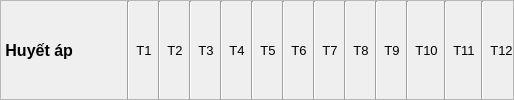
               <widget class="QFrame" name="frame_17">
                <property name="styleSheet">
                 <string notr="true">#frame_17{
border: 1px solid #ccc
}</string>
                </property>
                <property name="frameShape">
                 <enum>QFrame::StyledPanel</enum>
                </property>
                <property name="frameShadow">
                 <enum>QFrame::Raised</enum>
                </property>
                <layout class="QHBoxLayout" name="horizontalLayout_10">
                 <property name="leftMargin">
                  <number>0</number>
                 </property>
                 <property name="topMargin">
                  <number>0</number>
                 </property>
                 <property name="rightMargin">
                  <number>0</number>
                 </property>
                 <property name="bottomMargin">
                  <number>0</number>
                 </property>
                 <item>
                  <widget class="QLabel" name="label_122">
                   <property name="minimumSize">
                    <size>
                     <width>120</width>
                     <height>0</height>
                    </size>
                   </property>
                   <property name="maximumSize">
                    <size>
                     <width>120</width>
                     <height>16777215</height>
                    </size>
                   </property>
                   <property name="font">
                    <font>
                     <pointsize>12</pointsize>
                     <weight>75</weight>
                     <bold>true</bold>
                    </font>
                   </property>
                   <property name="text">
                    <string> Huyết áp</string>
                   </property>
                  </widget>
                 </item>
                 <item>
                  <widget class="Line" name="line_37">
                   <property name="orientation">
                    <enum>Qt::Vertical</enum>
                   </property>
                  </widget>
                 </item>
                 <item>
                  <widget class="QLabel" name="lbHA1">
                   <property name="font">
                    <font>
                     <pointsize>10</pointsize>
                    </font>
                   </property>
                   <property name="text">
                    <string>T1</string>
                   </property>
                   <property name="alignment">
                    <set>Qt::AlignCenter</set>
                   </property>
                  </widget>
                 </item>
                 <item>
                  <widget class="Line" name="line_38">
                   <property name="orientation">
                    <enum>Qt::Vertical</enum>
                   </property>
                  </widget>
                 </item>
                 <item>
                  <widget class="QLabel" name="lbHA2">
                   <property name="font">
                    <font>
                     <pointsize>10</pointsize>
                    </font>
                   </property>
                   <property name="text">
                    <string>T2</string>
                   </property>
                   <property name="alignment">
                    <set>Qt::AlignCenter</set>
                   </property>
                  </widget>
                 </item>
                 <item>
                  <widget class="Line" name="line_39">
                   <property name="orientation">
                    <enum>Qt::Vertical</enum>
                   </property>
                  </widget>
                 </item>
                 <item>
                  <widget class="QLabel" name="lbHA3">
                   <property name="font">
                    <font>
                     <pointsize>10</pointsize>
                    </font>
                   </property>
                   <property name="text">
                    <string>T3</string>
                   </property>
                   <property name="alignment">
                    <set>Qt::AlignCenter</set>
                   </property>
                  </widget>
                 </item>
                 <item>
                  <widget class="Line" name="line_40">
                   <property name="orientation">
                    <enum>Qt::Vertical</enum>
                   </property>
                  </widget>
                 </item>
                 <item>
                  <widget class="QLabel" name="lbHA4">
                   <property name="font">
                    <font>
                     <pointsize>10</pointsize>
                    </font>
                   </property>
                   <property name="text">
                    <string>T4</string>
                   </property>
                   <property name="alignment">
                    <set>Qt::AlignCenter</set>
                   </property>
                  </widget>
                 </item>
                 <item>
                  <widget class="Line" name="line_41">
                   <property name="orientation">
                    <enum>Qt::Vertical</enum>
                   </property>
                  </widget>
                 </item>
                 <item>
                  <widget class="QLabel" name="lbHA5">
                   <property name="font">
                    <font>
                     <pointsize>10</pointsize>
                    </font>
                   </property>
                   <property name="text">
                    <string>T5</string>
                   </property>
                   <property name="alignment">
                    <set>Qt::AlignCenter</set>
                   </property>
                  </widget>
                 </item>
                 <item>
                  <widget class="Line" name="line_42">
                   <property name="orientation">
                    <enum>Qt::Vertical</enum>
                   </property>
                  </widget>
                 </item>
                 <item>
                  <widget class="QLabel" name="lbHA6">
                   <property name="font">
                    <font>
                     <pointsize>10</pointsize>
                    </font>
                   </property>
                   <property name="text">
                    <string>T6</string>
                   </property>
                   <property name="alignment">
                    <set>Qt::AlignCenter</set>
                   </property>
                  </widget>
                 </item>
                 <item>
                  <widget class="Line" name="line_43">
                   <property name="orientation">
                    <enum>Qt::Vertical</enum>
                   </property>
                  </widget>
                 </item>
                 <item>
                  <widget class="QLabel" name="lbHA7">
                   <property name="font">
                    <font>
                     <pointsize>10</pointsize>
                    </font>
                   </property>
                   <property name="text">
                    <string>T7</string>
                   </property>
                   <property name="alignment">
                    <set>Qt::AlignCenter</set>
                   </property>
                  </widget>
                 </item>
                 <item>
                  <widget class="Line" name="line_44">
                   <property name="orientation">
                    <enum>Qt::Vertical</enum>
                   </property>
                  </widget>
                 </item>
                 <item>
                  <widget class="QLabel" name="lbHA8">
                   <property name="font">
                    <font>
                     <pointsize>10</pointsize>
                    </font>
                   </property>
                   <property name="text">
                    <string>T8</string>
                   </property>
                   <property name="alignment">
                    <set>Qt::AlignCenter</set>
                   </property>
                  </widget>
                 </item>
                 <item>
                  <widget class="Line" name="line_45">
                   <property name="orientation">
                    <enum>Qt::Vertical</enum>
                   </property>
                  </widget>
                 </item>
                 <item>
                  <widget class="QLabel" name="lbHA9">
                   <property name="font">
                    <font>
                     <pointsize>10</pointsize>
                    </font>
                   </property>
                   <property name="text">
                    <string>T9</string>
                   </property>
                   <property name="alignment">
                    <set>Qt::AlignCenter</set>
                   </property>
                  </widget>
                 </item>
                 <item>
                  <widget class="Line" name="line_46">
                   <property name="orientation">
                    <enum>Qt::Vertical</enum>
                   </property>
                  </widget>
                 </item>
                 <item>
                  <widget class="QLabel" name="lbHA10">
                   <property name="font">
                    <font>
                     <pointsize>10</pointsize>
                    </font>
                   </property>
                   <property name="text">
                    <string>T10</string>
                   </property>
                   <property name="alignment">
                    <set>Qt::AlignCenter</set>
                   </property>
                  </widget>
                 </item>
                 <item>
                  <widget class="Line" name="line_47">
                   <property name="orientation">
                    <enum>Qt::Vertical</enum>
                   </property>
                  </widget>
                 </item>
                 <item>
                  <widget class="QLabel" name="lbHA11">
                   <property name="font">
                    <font>
                     <pointsize>10</pointsize>
                    </font>
                   </property>
                   <property name="text">
                    <string>T11</string>
                   </property>
                   <property name="alignment">
                    <set>Qt::AlignCenter</set>
                   </property>
                  </widget>
                 </item>
                 <item>
                  <widget class="Line" name="line_48">
                   <property name="orientation">
                    <enum>Qt::Vertical</enum>
                   </property>
                  </widget>
                 </item>
                 <item>
                  <widget class="QLabel" name="lbHA12">
                   <property name="font">
                    <font>
                     <pointsize>10</pointsize>
                    </font>
                   </property>
                   <property name="text">
                    <string>T12</string>
                   </property>
                   <property name="alignment">
                    <set>Qt::AlignCenter</set>
                   </property>
                  </widget>
                 </item>
                </layout>
               </widget>
